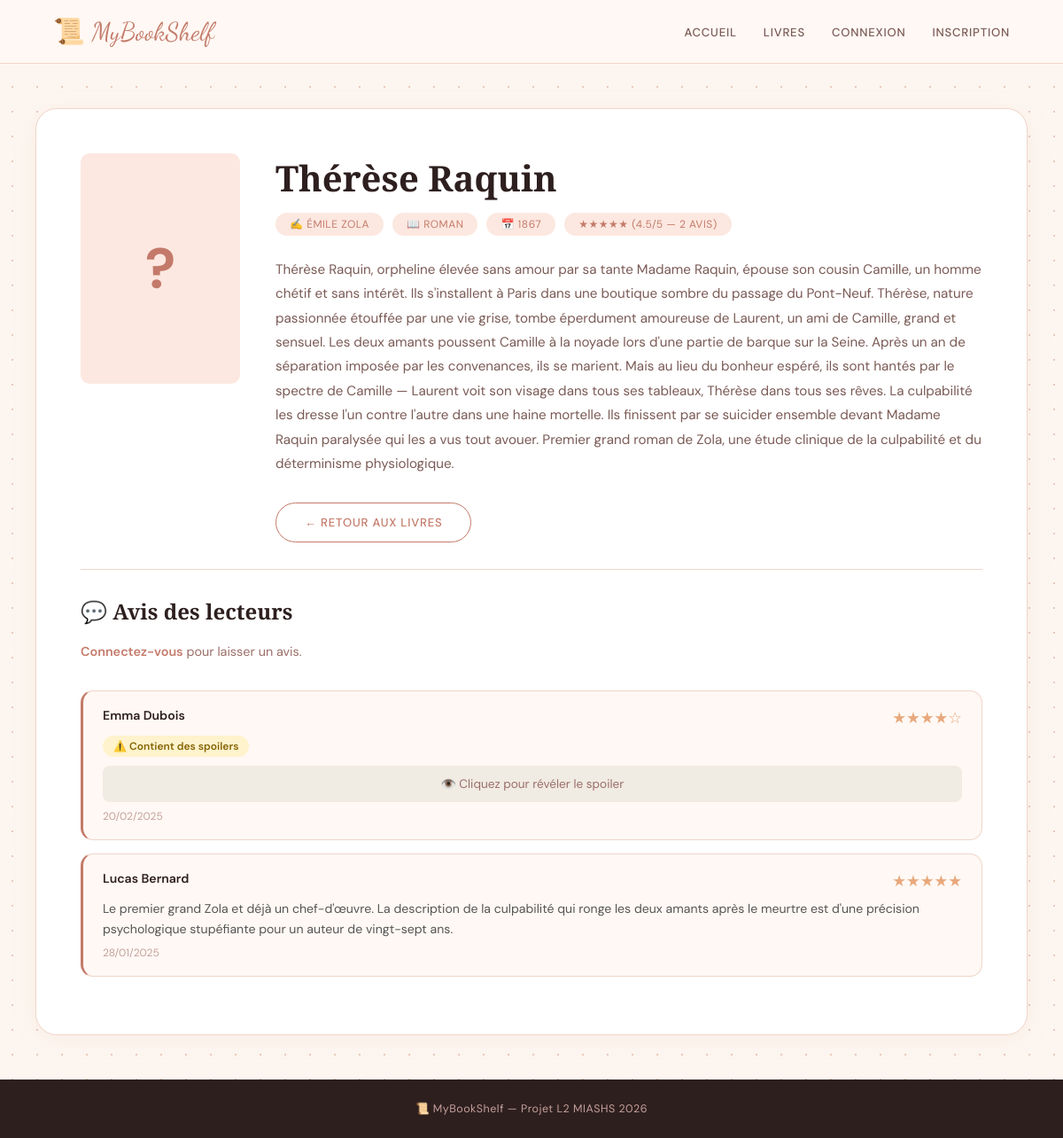
Page /fiche_livre.php?id=59 on the committed database.
### tables this page shows
CREATE TABLE `livres` (
  `id` int(11) NOT NULL,
  `titre` varchar(200) NOT NULL,
  `auteur` varchar(150) NOT NULL,
  `genre` varchar(100) DEFAULT NULL,
  `description` text DEFAULT NULL,
  `annee` int(11) DEFAULT NULL,
  `image` varchar(255) DEFAULT NULL,
  `date_ajout` datetime DEFAULT current_timestamp()
);

CREATE TABLE `avis` (
  `id` int(11) NOT NULL,
  `id_utilisateur` int(11) NOT NULL,
  `id_livre` int(11) NOT NULL,
  `note` int(11) DEFAULT NULL CHECK (`note` between 1 and 5),
  `commentaire` text DEFAULT NULL,
  `date_avis` datetime DEFAULT current_timestamp(),
  `spoiler` tinyint(1) DEFAULT 0
);

CREATE TABLE `utilisateurs` (
  `id` int(11) NOT NULL,
  `nom` varchar(100) NOT NULL,
  `email` varchar(150) NOT NULL,
  `mot_de_passe` varchar(255) NOT NULL,
  `role` enum('user','admin') DEFAULT 'user',
  `date_inscription` datetime DEFAULT current_timestamp()
);

### fiche_livre.php (the view, shortened to what this page needs)
<?php
require_once 'includes/db.php';
require_once 'includes/header.php';
$id = intval($_GET['id'] ?? 0);
$stmt = $pdo->prepare("SELECT * FROM livres WHERE id = ?");
$stmt->execute([$id]);
$livre = $stmt->fetch();
$stmt = $pdo->prepare("SELECT AVG(note) as moyenne, COUNT(*) as total FROM avis WHERE id_livre = ?");
$stmt->execute([$id]);
$stats = $stmt->fetch();
$stmt = $pdo->prepare("
    SELECT avis.*, utilisateurs.nom
    FROM avis
    JOIN utilisateurs ON avis.id_utilisateur = utilisateurs.id
    WHERE avis.id_livre = ?
    ORDER BY avis.date_avis DESC
");
$stmt->execute([$id]);
$avis_liste = $stmt->fetchAll();
function etoiles($note) {
    $html = '';
    for ($i = 1; $i <= 5; $i++) {
        $html .= $i <= $note ? '★' : '☆';
    }
    return $html;
}
?>
<main>
    <div class="fiche-livre">
        <div class="fiche-container">
            <div class="fiche-infos">
                <h1><?= htmlspecialchars($livre['titre']) ?></h1>
                <div class="fiche-meta">
                    <span>✍️ <?= htmlspecialchars($livre['auteur']) ?></span>
                    <?php if ($livre['genre']): ?>
                        <span>📖 <?= htmlspecialchars($livre['genre']) ?></span>
                    <?php endif; ?>
                    <?php if ($livre['annee']): ?>
                        <span>📅 <?= htmlspecialchars($livre['annee']) ?></span>
                    <?php endif; ?>
                    <?php if ($stats['total'] > 0): ?>
                        <span class="etoiles-moyenne">
                            <?= etoiles(round($stats['moyenne'])) ?>
                            (<?= number_format($stats['moyenne'], 1) ?>/5 — <?= $stats['total'] ?> avis)
                        </span>
                    <?php endif; ?>
                </div>
                <?php if ($livre['description']): ?>
                    <p class="fiche-description">
                        <?= nl2br(htmlspecialchars($livre['description'])) ?>
                    </p>
                <?php endif; ?>
                <a href="/bibliotheque/livres.php" class="btn btn-secondary">← Retour aux livres</a>
            </div>
        </div>
        <hr class="fiche-separator">
        <h2 class="fiche-titre-avis">💬 Avis des lecteurs</h2>
        <?php if (isset($_SESSION['user_id'])): ?>
            <div class="form-avis-container">
                <h3>Laisser un avis</h3>
                <form method="POST">
                    <div class="form-group">
                        <label>Note</label>
                        <select name="note">
                            <option value="5">★★★★★ — Excellent</option>
                            <option value="4">★★★★☆ — Très bien</option>
                            <option value="3">★★★☆☆ — Bien</option>
                            <option value="2">★★☆☆☆ — Moyen</option>
                            <option value="1">★☆☆☆☆ — Déçu(e)</option>
                        </select>
                    </div>
                    <div class="form-group">
                        <label>Commentaire (optionnel)</label>
                        <textarea name="commentaire" placeholder="Partagez votre avis..."></textarea>
                    </div>
                    <div class="spoiler-checkbox">
                        <input type="checkbox" name="spoiler" id="spoiler">
                        <label for="spoiler">⚠️ Mon avis contient des <strong>spoilers</strong></label>
                    </div>
                    <button type="submit" name="publier_avis" value="1" class="btn btn-primary">Publier mon avis</button>
                </form>
            </div>
        <?php else: ?>
            <p class="msg-connexion-avis">
                <a href="/bibliotheque/connexion.php" class="form-link">Connectez-vous</a> pour laisser un avis.
            </p>
        <?php endif; ?>
        <div class="avis-liste">
            <?php if (empty($avis_liste)): ?>
                <p class="no-results">Aucun avis pour le moment. Soyez le premier ! 🌸</p>
            <?php else: ?>
                <?php foreach ($avis_liste as $avis): ?>
                    <div class="avis-item">
                        <div class="avis-header">
                            <span class="avis-auteur"><?= htmlspecialchars($avis['nom']) ?></span>
                            <span class="etoiles"><?= etoiles($avis['note']) ?></span>
                        </div>
                        <?php if ($avis['spoiler']): ?>
                            <div class="spoiler-badge">⚠️ Contient des spoilers</div>
                            <div class="spoiler-content">
                                <div class="spoiler-mask" onclick="this.style.display='none'; this.nextElementSibling.style.display='block'">
                                    👁️ Cliquez pour révéler le spoiler
                                </div>
                            </div>
                        <?php else: ?>
                            <?php if ($avis['commentaire']): ?>
                                <p class="avis-texte"><?= nl2br(htmlspecialchars($avis['commentaire'])) ?></p>
                            <?php endif; ?>
                        <?php endif; ?>
                        <p class="avis-date"><?= date('d/m/Y', strtotime($avis['date_avis'])) ?></p>
                    </div>
                <?php endforeach; ?>
            <?php endif; ?>
        </div>
    </div>
</main>
<?php require_once 'includes/footer.php'; ?>

### css/style.css (style rules this page uses)
* { margin: 0; padding: 0; box-sizing: border-box; }
body { font-family: 'DM Sans', sans-serif; background-color: #fdf6f0; background-image: radial-gradient(#e8c9bc 1px, transparent 1px); background-size: 28px 28px; color: #2e1f1f; min-height: 100vh; display: flex; flex-direction: column; }
a { text-decoration: none; color: inherit; }
h1, h2, h3 { font-family: 'Cormorant Garamond', serif; }
main { flex: 1; max-width: 1200px; margin: 50px auto; padding: 0 40px; width: 100%; }
.btn { display: inline-block; padding: 13px 32px; border-radius: 50px; font-size: 0.82rem; cursor: pointer; border: none; transition: all 0.25s; font-weight: 500; letter-spacing: 0.8px; text-transform: uppercase; font-family: 'DM Sans', sans-serif; }
.btn-secondary { background-color: transparent; color: #c47a6a; border: 1.5px solid #c47a6a; }
.fiche-livre { background: white; border: 1px solid #f0d5c8; border-radius: 24px; padding: 50px; box-shadow: 0 4px 30px rgba(196, 122, 106, 0.08); }
.fiche-livre h1 { font-size: 2.5rem; margin-bottom: 12px; }
.fiche-meta { display: flex; gap: 10px; margin-bottom: 25px; flex-wrap: wrap; }
.fiche-meta span { background: #fce8e0; color: #c47a6a; padding: 5px 16px; font-size: 0.75rem; letter-spacing: 0.5px; text-transform: uppercase; border-radius: 50px; }
.etoiles { color: #e8a87c; font-size: 1.1rem; }
.avis-liste { margin-top: 35px; }
.avis-item { background: #fff8f4; border: 1px solid #f0d5c8; border-radius: 14px; padding: 18px 22px; margin-bottom: 15px; border-left: 3px solid #c47a6a; }
.avis-item .avis-auteur { font-weight: 600; font-size: 0.88rem; margin-bottom: 6px; color: #2e1f1f; }
.avis-item .avis-date { font-size: 0.75rem; color: #c4a09a; }
.form-link { color: #c47a6a; font-weight: 600; }
.form-link { color: #c47a6a !important; font-weight: 600; text-decoration: none; transition: color 0.2s; }
.fiche-container { display: flex; gap: 40px; align-items: flex-start; flex-wrap: wrap; margin-bottom: 30px; }
.fiche-infos { flex: 1; }
.etoiles-moyenne { color: #e8a87c; font-size: 0.95rem; }
.fiche-description { color: #7a5a55; line-height: 1.8; margin-bottom: 30px; font-size: 0.95rem; }
.fiche-separator { border: none; border-top: 1px solid #f0d5c8; margin: 30px 0; }
.fiche-titre-avis { margin-bottom: 20px; }
.msg-connexion-avis { color: #9a6e67; margin-bottom: 25px; font-size: 0.9rem; }
.avis-header { display: flex; justify-content: space-between; align-items: center; margin-bottom: 8px; }
.avis-texte { font-size: 0.88rem; color: #555; line-height: 1.6; }
.spoiler-badge { margin-bottom: 10px; background: #fff3cd; color: #856404; padding: 4px 12px; border-radius: 50px; font-size: 0.75rem; font-weight: 600; display: inline-block; }
.spoiler-mask { background: #f0ebe3; border-radius: 8px; padding: 12px; cursor: pointer; text-align: center; font-size: 0.85rem; color: #9a6e67; }
.avis-date { margin-top: 8px; color: #c4a09a; font-size: 0.75rem; }

### rows in the picture
livres: titre "Thérèse Raquin", auteur "ÉMILE ZOLA", genre "ROMAN", annee "1867", description "Thérèse Raquin, orpheline élevée sans amour par sa tante Madame Raquin, épouse son cousin Camille, un homme chétif et sans intérêt. Ils s'installent à Paris dans une boutique sombre du passage du Pont-Neuf. Thérèse, nature passionnée étouffée par une vie grise, tombe éperdument amoureuse de Laurent, un ami de Camille, grand et sensuel. Les deux amants poussent Camille à la noyade lors d'une partie de barque sur la Seine. Après un an de séparation imposée par les convenances, ils se marient. Mais au lieu du bonheur espéré, ils sont hantés par le spectre de Camille — Laurent voit son visage dans tous ses tableaux, Thérèse dans tous ses rêves. La culpabilité les dresse l'un contre l'autre dans…"
avis: id_utilisateur.nom "Emma Dubois", note "★★★★☆", date_avis "20/02/2025"
avis: id_utilisateur.nom "Lucas Bernard", note "★★★★★", commentaire "Le premier grand Zola et déjà un chef-d'œuvre. La description de la culpabilité qui ronge les deux amants après le meurtre est d'une précision psychologique stupéfiante pour un auteur de vingt-sept ans.", date_avis "28/01/2025"

### other values in the picture
etoiles(round($stats['moyenne'])) "★★★★★"
$stats['moyenne'] "4.5"
$stats['total'] "2"
